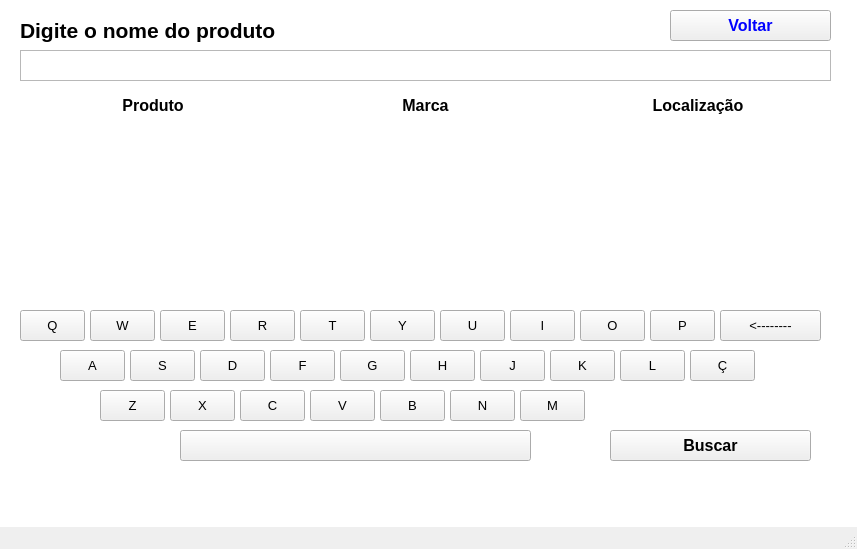
<?xml version="1.0" encoding="UTF-8"?>
<ui version="4.0">
 <class>MainWindow</class>
 <widget class="QMainWindow" name="MainWindow">
  <property name="geometry">
   <rect>
    <x>0</x>
    <y>0</y>
    <width>857</width>
    <height>549</height>
   </rect>
  </property>
  <property name="windowTitle">
   <string>MainWindow</string>
  </property>
  <widget class="QWidget" name="centralwidget">
   <widget class="QTextEdit" name="barra_de_busca">
    <property name="geometry">
     <rect>
      <x>20</x>
      <y>50</y>
      <width>811</width>
      <height>31</height>
     </rect>
    </property>
    <property name="font">
     <font>
      <pointsize>11</pointsize>
     </font>
    </property>
    <property name="styleSheet">
     <string notr="true">color: rgb(0, 0, 0);</string>
    </property>
    <property name="html">
     <string>&lt;!DOCTYPE HTML PUBLIC &quot;-//W3C//DTD HTML 4.0//EN&quot; &quot;http://www.w3.org/TR/REC-html40/strict.dtd&quot;&gt;
&lt;html&gt;&lt;head&gt;&lt;meta name=&quot;qrichtext&quot; content=&quot;1&quot; /&gt;&lt;style type=&quot;text/css&quot;&gt;
p, li { white-space: pre-wrap; }
&lt;/style&gt;&lt;/head&gt;&lt;body style=&quot; font-family:'MS Shell Dlg 2'; font-size:11pt; font-weight:400; font-style:normal;&quot;&gt;
&lt;p style=&quot;-qt-paragraph-type:empty; margin-top:0px; margin-bottom:0px; margin-left:0px; margin-right:0px; -qt-block-indent:0; text-indent:0px;&quot;&gt;&lt;br /&gt;&lt;/p&gt;&lt;/body&gt;&lt;/html&gt;</string>
    </property>
   </widget>
   <widget class="QLabel" name="titulo">
    <property name="geometry">
     <rect>
      <x>20</x>
      <y>10</y>
      <width>621</width>
      <height>41</height>
     </rect>
    </property>
    <property name="font">
     <font>
      <pointsize>16</pointsize>
      <weight>75</weight>
      <bold>true</bold>
     </font>
    </property>
    <property name="text">
     <string>Digite o nome do produto</string>
    </property>
   </widget>
   <widget class="QPushButton" name="botao_buscar">
    <property name="geometry">
     <rect>
      <x>610</x>
      <y>430</y>
      <width>201</width>
      <height>31</height>
     </rect>
    </property>
    <property name="font">
     <font>
      <pointsize>12</pointsize>
      <weight>75</weight>
      <bold>true</bold>
     </font>
    </property>
    <property name="text">
     <string>Buscar</string>
    </property>
   </widget>
   <widget class="QWidget" name="horizontalLayoutWidget">
    <property name="geometry">
     <rect>
      <x>20</x>
      <y>90</y>
      <width>811</width>
      <height>31</height>
     </rect>
    </property>
    <layout class="QHBoxLayout" name="layout_header">
     <item>
      <widget class="QLabel" name="produto">
       <property name="font">
        <font>
         <pointsize>12</pointsize>
         <weight>75</weight>
         <bold>true</bold>
        </font>
       </property>
       <property name="text">
        <string>Produto</string>
       </property>
       <property name="alignment">
        <set>Qt::AlignCenter</set>
       </property>
      </widget>
     </item>
     <item>
      <widget class="QLabel" name="marca">
       <property name="font">
        <font>
         <pointsize>12</pointsize>
         <weight>75</weight>
         <bold>true</bold>
        </font>
       </property>
       <property name="text">
        <string>Marca</string>
       </property>
       <property name="alignment">
        <set>Qt::AlignCenter</set>
       </property>
      </widget>
     </item>
     <item>
      <widget class="QLabel" name="localizacao">
       <property name="font">
        <font>
         <pointsize>12</pointsize>
         <weight>75</weight>
         <bold>true</bold>
        </font>
       </property>
       <property name="text">
        <string>Localização</string>
       </property>
       <property name="alignment">
        <set>Qt::AlignCenter</set>
       </property>
      </widget>
     </item>
    </layout>
   </widget>
   <widget class="QWidget" name="gridLayoutWidget">
    <property name="geometry">
     <rect>
      <x>20</x>
      <y>130</y>
      <width>811</width>
      <height>151</height>
     </rect>
    </property>
    <layout class="QGridLayout" name="layout_corpo">
     <property name="bottomMargin">
      <number>100</number>
     </property>
    </layout>
   </widget>
   <widget class="QPushButton" name="pushButton_3">
    <property name="geometry">
     <rect>
      <x>80</x>
      <y>690</y>
      <width>71</width>
      <height>61</height>
     </rect>
    </property>
    <property name="text">
     <string>PushButton</string>
    </property>
   </widget>
   <widget class="QPushButton" name="pushButton_4">
    <property name="geometry">
     <rect>
      <x>160</x>
      <y>690</y>
      <width>71</width>
      <height>61</height>
     </rect>
    </property>
    <property name="text">
     <string>PushButton</string>
    </property>
   </widget>
   <widget class="QPushButton" name="pushButton_5">
    <property name="geometry">
     <rect>
      <x>240</x>
      <y>690</y>
      <width>71</width>
      <height>61</height>
     </rect>
    </property>
    <property name="text">
     <string>PushButton</string>
    </property>
   </widget>
   <widget class="QPushButton" name="pushButton_6">
    <property name="geometry">
     <rect>
      <x>320</x>
      <y>690</y>
      <width>71</width>
      <height>61</height>
     </rect>
    </property>
    <property name="text">
     <string>PushButton</string>
    </property>
   </widget>
   <widget class="QLabel" name="fundo_branco">
    <property name="geometry">
     <rect>
      <x>-220</x>
      <y>-300</y>
      <width>1641</width>
      <height>1061</height>
     </rect>
    </property>
    <property name="styleSheet">
     <string notr="true">background-color: rgb(255, 255, 255);</string>
    </property>
    <property name="text">
     <string/>
    </property>
   </widget>
   <widget class="QPushButton" name="Q">
    <property name="geometry">
     <rect>
      <x>20</x>
      <y>310</y>
      <width>65</width>
      <height>31</height>
     </rect>
    </property>
    <property name="font">
     <font>
      <pointsize>10</pointsize>
     </font>
    </property>
    <property name="text">
     <string>Q</string>
    </property>
   </widget>
   <widget class="QPushButton" name="W">
    <property name="geometry">
     <rect>
      <x>90</x>
      <y>310</y>
      <width>65</width>
      <height>31</height>
     </rect>
    </property>
    <property name="font">
     <font>
      <pointsize>10</pointsize>
     </font>
    </property>
    <property name="text">
     <string>W</string>
    </property>
   </widget>
   <widget class="QPushButton" name="E">
    <property name="geometry">
     <rect>
      <x>160</x>
      <y>310</y>
      <width>65</width>
      <height>31</height>
     </rect>
    </property>
    <property name="font">
     <font>
      <pointsize>10</pointsize>
     </font>
    </property>
    <property name="text">
     <string>E</string>
    </property>
   </widget>
   <widget class="QPushButton" name="R">
    <property name="geometry">
     <rect>
      <x>230</x>
      <y>310</y>
      <width>65</width>
      <height>31</height>
     </rect>
    </property>
    <property name="font">
     <font>
      <pointsize>10</pointsize>
     </font>
    </property>
    <property name="text">
     <string>R</string>
    </property>
   </widget>
   <widget class="QPushButton" name="T">
    <property name="geometry">
     <rect>
      <x>300</x>
      <y>310</y>
      <width>65</width>
      <height>31</height>
     </rect>
    </property>
    <property name="font">
     <font>
      <pointsize>10</pointsize>
     </font>
    </property>
    <property name="text">
     <string>T</string>
    </property>
   </widget>
   <widget class="QPushButton" name="Y">
    <property name="geometry">
     <rect>
      <x>370</x>
      <y>310</y>
      <width>65</width>
      <height>31</height>
     </rect>
    </property>
    <property name="font">
     <font>
      <pointsize>10</pointsize>
     </font>
    </property>
    <property name="text">
     <string>Y</string>
    </property>
   </widget>
   <widget class="QPushButton" name="U">
    <property name="geometry">
     <rect>
      <x>440</x>
      <y>310</y>
      <width>65</width>
      <height>31</height>
     </rect>
    </property>
    <property name="font">
     <font>
      <pointsize>10</pointsize>
     </font>
    </property>
    <property name="text">
     <string>U</string>
    </property>
   </widget>
   <widget class="QPushButton" name="I">
    <property name="geometry">
     <rect>
      <x>510</x>
      <y>310</y>
      <width>65</width>
      <height>31</height>
     </rect>
    </property>
    <property name="font">
     <font>
      <pointsize>10</pointsize>
     </font>
    </property>
    <property name="text">
     <string>I</string>
    </property>
   </widget>
   <widget class="QPushButton" name="O">
    <property name="geometry">
     <rect>
      <x>580</x>
      <y>310</y>
      <width>65</width>
      <height>31</height>
     </rect>
    </property>
    <property name="font">
     <font>
      <pointsize>10</pointsize>
     </font>
    </property>
    <property name="text">
     <string>O</string>
    </property>
   </widget>
   <widget class="QPushButton" name="P">
    <property name="geometry">
     <rect>
      <x>650</x>
      <y>310</y>
      <width>65</width>
      <height>31</height>
     </rect>
    </property>
    <property name="font">
     <font>
      <pointsize>10</pointsize>
     </font>
    </property>
    <property name="text">
     <string>P</string>
    </property>
   </widget>
   <widget class="QPushButton" name="S">
    <property name="geometry">
     <rect>
      <x>130</x>
      <y>350</y>
      <width>65</width>
      <height>31</height>
     </rect>
    </property>
    <property name="font">
     <font>
      <pointsize>10</pointsize>
     </font>
    </property>
    <property name="text">
     <string>S</string>
    </property>
   </widget>
   <widget class="QPushButton" name="G">
    <property name="geometry">
     <rect>
      <x>340</x>
      <y>350</y>
      <width>65</width>
      <height>31</height>
     </rect>
    </property>
    <property name="font">
     <font>
      <pointsize>10</pointsize>
     </font>
    </property>
    <property name="text">
     <string>G</string>
    </property>
   </widget>
   <widget class="QPushButton" name="F">
    <property name="geometry">
     <rect>
      <x>270</x>
      <y>350</y>
      <width>65</width>
      <height>31</height>
     </rect>
    </property>
    <property name="font">
     <font>
      <pointsize>10</pointsize>
     </font>
    </property>
    <property name="text">
     <string>F</string>
    </property>
   </widget>
   <widget class="QPushButton" name="cedilha">
    <property name="geometry">
     <rect>
      <x>690</x>
      <y>350</y>
      <width>65</width>
      <height>31</height>
     </rect>
    </property>
    <property name="font">
     <font>
      <pointsize>10</pointsize>
     </font>
    </property>
    <property name="text">
     <string>Ç</string>
    </property>
   </widget>
   <widget class="QPushButton" name="J">
    <property name="geometry">
     <rect>
      <x>480</x>
      <y>350</y>
      <width>65</width>
      <height>31</height>
     </rect>
    </property>
    <property name="font">
     <font>
      <pointsize>10</pointsize>
     </font>
    </property>
    <property name="text">
     <string>J</string>
    </property>
   </widget>
   <widget class="QPushButton" name="A">
    <property name="geometry">
     <rect>
      <x>60</x>
      <y>350</y>
      <width>65</width>
      <height>31</height>
     </rect>
    </property>
    <property name="font">
     <font>
      <pointsize>10</pointsize>
     </font>
    </property>
    <property name="text">
     <string>A</string>
    </property>
   </widget>
   <widget class="QPushButton" name="K">
    <property name="geometry">
     <rect>
      <x>550</x>
      <y>350</y>
      <width>65</width>
      <height>31</height>
     </rect>
    </property>
    <property name="font">
     <font>
      <pointsize>10</pointsize>
     </font>
    </property>
    <property name="text">
     <string>K</string>
    </property>
   </widget>
   <widget class="QPushButton" name="H">
    <property name="geometry">
     <rect>
      <x>410</x>
      <y>350</y>
      <width>65</width>
      <height>31</height>
     </rect>
    </property>
    <property name="font">
     <font>
      <pointsize>10</pointsize>
     </font>
    </property>
    <property name="text">
     <string>H</string>
    </property>
   </widget>
   <widget class="QPushButton" name="L">
    <property name="geometry">
     <rect>
      <x>620</x>
      <y>350</y>
      <width>65</width>
      <height>31</height>
     </rect>
    </property>
    <property name="font">
     <font>
      <pointsize>10</pointsize>
     </font>
    </property>
    <property name="text">
     <string>L</string>
    </property>
   </widget>
   <widget class="QPushButton" name="D">
    <property name="geometry">
     <rect>
      <x>200</x>
      <y>350</y>
      <width>65</width>
      <height>31</height>
     </rect>
    </property>
    <property name="font">
     <font>
      <pointsize>10</pointsize>
     </font>
    </property>
    <property name="text">
     <string>D</string>
    </property>
   </widget>
   <widget class="QPushButton" name="X">
    <property name="geometry">
     <rect>
      <x>170</x>
      <y>390</y>
      <width>65</width>
      <height>31</height>
     </rect>
    </property>
    <property name="font">
     <font>
      <pointsize>10</pointsize>
     </font>
    </property>
    <property name="text">
     <string>X</string>
    </property>
   </widget>
   <widget class="QPushButton" name="B">
    <property name="geometry">
     <rect>
      <x>380</x>
      <y>390</y>
      <width>65</width>
      <height>31</height>
     </rect>
    </property>
    <property name="font">
     <font>
      <pointsize>10</pointsize>
     </font>
    </property>
    <property name="text">
     <string>B</string>
    </property>
   </widget>
   <widget class="QPushButton" name="V">
    <property name="geometry">
     <rect>
      <x>310</x>
      <y>390</y>
      <width>65</width>
      <height>31</height>
     </rect>
    </property>
    <property name="font">
     <font>
      <pointsize>10</pointsize>
     </font>
    </property>
    <property name="text">
     <string>V</string>
    </property>
   </widget>
   <widget class="QPushButton" name="M">
    <property name="geometry">
     <rect>
      <x>520</x>
      <y>390</y>
      <width>65</width>
      <height>31</height>
     </rect>
    </property>
    <property name="font">
     <font>
      <pointsize>10</pointsize>
     </font>
    </property>
    <property name="text">
     <string>M</string>
    </property>
   </widget>
   <widget class="QPushButton" name="Z">
    <property name="geometry">
     <rect>
      <x>100</x>
      <y>390</y>
      <width>65</width>
      <height>31</height>
     </rect>
    </property>
    <property name="font">
     <font>
      <pointsize>10</pointsize>
     </font>
    </property>
    <property name="text">
     <string>Z</string>
    </property>
   </widget>
   <widget class="QPushButton" name="N">
    <property name="geometry">
     <rect>
      <x>450</x>
      <y>390</y>
      <width>65</width>
      <height>31</height>
     </rect>
    </property>
    <property name="font">
     <font>
      <pointsize>10</pointsize>
     </font>
    </property>
    <property name="text">
     <string>N</string>
    </property>
   </widget>
   <widget class="QPushButton" name="C">
    <property name="geometry">
     <rect>
      <x>240</x>
      <y>390</y>
      <width>65</width>
      <height>31</height>
     </rect>
    </property>
    <property name="font">
     <font>
      <pointsize>10</pointsize>
     </font>
    </property>
    <property name="text">
     <string>C</string>
    </property>
   </widget>
   <widget class="QPushButton" name="espaco">
    <property name="geometry">
     <rect>
      <x>180</x>
      <y>430</y>
      <width>351</width>
      <height>31</height>
     </rect>
    </property>
    <property name="text">
     <string> </string>
    </property>
   </widget>
   <widget class="QPushButton" name="botao_voltar">
    <property name="geometry">
     <rect>
      <x>670</x>
      <y>10</y>
      <width>161</width>
      <height>31</height>
     </rect>
    </property>
    <property name="font">
     <font>
      <pointsize>12</pointsize>
      <weight>75</weight>
      <bold>true</bold>
     </font>
    </property>
    <property name="styleSheet">
     <string notr="true">color: rgb(0, 0, 255);</string>
    </property>
    <property name="text">
     <string>Voltar</string>
    </property>
   </widget>
   <widget class="QPushButton" name="apagar">
    <property name="geometry">
     <rect>
      <x>720</x>
      <y>310</y>
      <width>101</width>
      <height>31</height>
     </rect>
    </property>
    <property name="font">
     <font>
      <pointsize>10</pointsize>
     </font>
    </property>
    <property name="text">
     <string>&lt;--------</string>
    </property>
   </widget>
   <zorder>fundo_branco</zorder>
   <zorder>barra_de_busca</zorder>
   <zorder>titulo</zorder>
   <zorder>botao_buscar</zorder>
   <zorder>horizontalLayoutWidget</zorder>
   <zorder>gridLayoutWidget</zorder>
   <zorder>pushButton_3</zorder>
   <zorder>pushButton_4</zorder>
   <zorder>pushButton_5</zorder>
   <zorder>pushButton_6</zorder>
   <zorder>Q</zorder>
   <zorder>W</zorder>
   <zorder>E</zorder>
   <zorder>R</zorder>
   <zorder>T</zorder>
   <zorder>Y</zorder>
   <zorder>U</zorder>
   <zorder>I</zorder>
   <zorder>O</zorder>
   <zorder>P</zorder>
   <zorder>S</zorder>
   <zorder>G</zorder>
   <zorder>F</zorder>
   <zorder>cedilha</zorder>
   <zorder>J</zorder>
   <zorder>A</zorder>
   <zorder>K</zorder>
   <zorder>H</zorder>
   <zorder>L</zorder>
   <zorder>D</zorder>
   <zorder>X</zorder>
   <zorder>B</zorder>
   <zorder>V</zorder>
   <zorder>M</zorder>
   <zorder>Z</zorder>
   <zorder>N</zorder>
   <zorder>C</zorder>
   <zorder>espaco</zorder>
   <zorder>botao_voltar</zorder>
   <zorder>apagar</zorder>
  </widget>
  <widget class="QMenuBar" name="menubar">
   <property name="geometry">
    <rect>
     <x>0</x>
     <y>0</y>
     <width>857</width>
     <height>26</height>
    </rect>
   </property>
  </widget>
  <widget class="QStatusBar" name="statusbar"/>
 </widget>
 <resources/>
 <connections/>
</ui>
